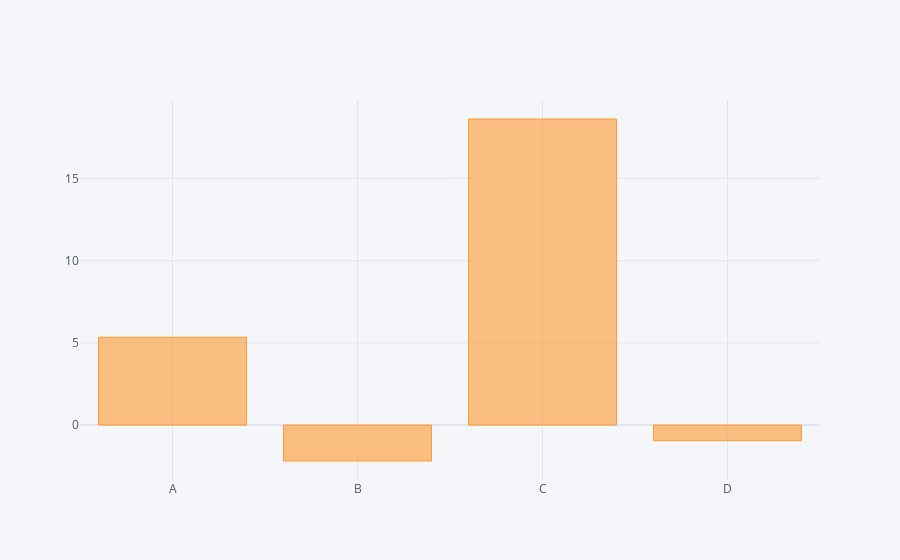

Notebook source saved alongside this figure:
### Code cell
data.sum().iplot(kind='bar')

### Figure 1 — Plotly figure (JSON) as saved in the notebook; plotly's stock layout.template omitted (floating-point values rounded to 4 significant figures)
{"data": [{"marker": {"color": "rgba(255, 153, 51, 0.6)", "line": {"color": "rgba(255, 153, 51, 1.0)", "width": 1}}, "name": "None", "orientation": "v", "text": "", "type": "bar", "x": ["A", "B", "C", "D"], "y": [5.34, -2.187, 18.62, -0.9464]}], "layout": {"legend": {"bgcolor": "#F5F6F9", "font": {"color": "#4D5663"}}, "paper_bgcolor": "#F5F6F9", "plot_bgcolor": "#F5F6F9", "title": {"font": {"color": "#4D5663"}}, "xaxis": {"gridcolor": "#E1E5ED", "showgrid": true, "tickfont": {"color": "#4D5663"}, "title": {"font": {"color": "#4D5663"}, "text": ""}, "zerolinecolor": "#E1E5ED"}, "yaxis": {"gridcolor": "#E1E5ED", "showgrid": true, "tickfont": {"color": "#4D5663"}, "title": {"font": {"color": "#4D5663"}, "text": ""}, "zerolinecolor": "#E1E5ED"}}}
